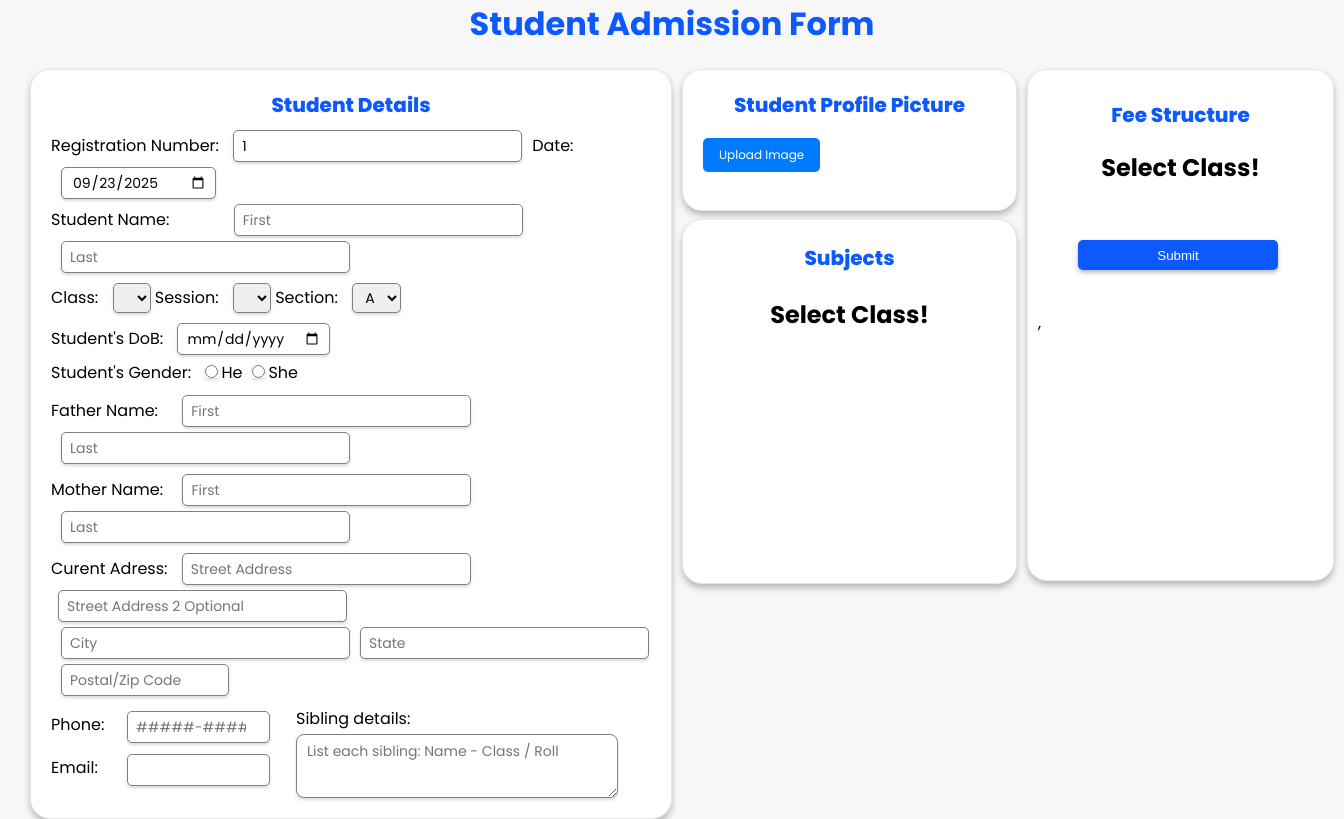
The app's page /admin/students_reg.php, older data.
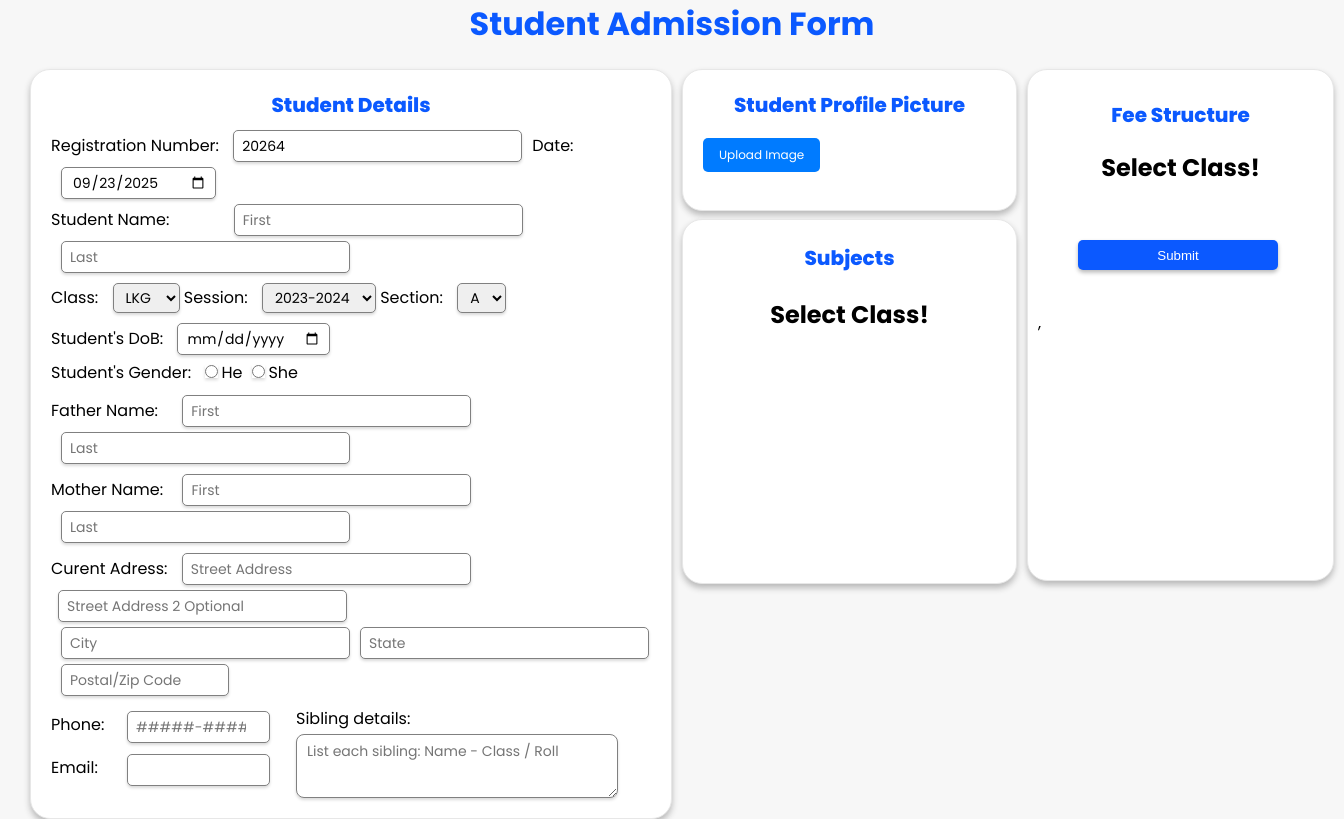
The same page, newer data.
### tables this page shows
CREATE TABLE `setting_tb_std` (
  `s_reg_no` int(5) NOT NULL,
  `st_1` varchar(50) NOT NULL,
  `st_2` varchar(50) NOT NULL,
  `st_3` varchar(50) NOT NULL
);

### admin/students_reg.php (the view, shortened to what this page needs)
<?php
$conn = mysqli_connect("localhost","root","","school");
$sql2 = "SELECT s_reg_no FROM setting_tb_std";
$result1 = mysqli_query($conn, $sql2);
while($row1=mysqli_fetch_array ($result1)){
  $reg_no = $row1['s_reg_no'];
}
$sql = "SELECT * FROM classes";
$result = mysqli_query($conn, $sql);
$sql3 = "SELECT distinct st_Session FROM fee_struct";
$result3 = mysqli_query($conn, $sql3);
?>
<!DOCTYPE html>
<html lang="en">
<head>
  <link rel="stylesheet" href="students_reg.css">
</head>
<body>
  <h1 class="heading">Student Admission Form</h1>
  <form  action="s_insert.php" method="POST" enctype="multipart/form-data">
  <div class="parent">
    <div class="div1">
      <div class="form_div">
      <p style="text-align: center;">Student Details</p>
      <div>
        <label for="no">Registration Number:</label>
        <input type="text" name="REG_NO" value="<?php echo $reg_no + 1 ;?>" readonly="readonly" required><label for="current-date-input" style="margin-left:10px;">Date:</label><input name="current-date-input" type="date" id="current-date-input" style="padding-left: 10px;"><br>
        <label for="sn">Student Name:</label>
        <input style="margin-left:60px;" type="text" name="SNf" placeholder="First" required><input type="text" name="SNl" placeholder="Last" required><br>
      </div>
        <div>
        <label for="class_nm1">Class:</label>
        <select name="class_nm1" id="class_nm1" onchange="class_set()" required>
        <?php while($rows = mysqli_fetch_array($result)){?>
          <option value="<?php echo $rows ["class_id"];?>"><?php echo $rows ["class_name"];?> </option>
          <?php }?>
        </select>
        <label for="class_nm2">Session:</label>
        <select name="class_nm2" id="class_nm2" onchange="class_set()" required>
        <?php while($rows3 = mysqli_fetch_array($result3)){
          ?>
          <option value="<?php echo $rows3 ["st_Session"];?>"><?php echo $rows3 ["st_Session"];?> </option><?php }?>
        </select>
        <label for="Section">Section:</label>
        <select name="Section" required>
            <option value="A">A</option>
        </select><br></div>
        <div>
        <label for="DOB">Student's DoB:</label>
        <input type="date" name="DOB" required><br></div>
        <div>
        <label for="Gender">Student's Gender:</label>
        <input style="height: auto;" type="radio" name="Gender" value="He" required>He<input style="height: auto;" type="radio" name="Gender" value="She" required>She<br></div>
        <div>
        <label for="Father">Father Name:</label>
        <input style="margin-left:20px;" type="text" name="Fatherf" placeholder="First" required><input type="text" name="Fatherl" placeholder="Last" required><br>
        </div>
        <div>
        <label for="Motherf">Mother Name:</label>
        <input style="margin-left:15px;" type="text" name="Motherf" placeholder="First" required><input type="text" name="Motherl" placeholder="Last" required><br>
        </div>
        <div>
        <label for="Address">Curent Adress:</label>
        <input type="text" name="StreetAD" placeholder="Street Address" required>
        <input style="margin-left:7px;" type="text" name="StreetADs" placeholder="Street Address 2 Optional" ><br>
        <input type="text" name="City" placeholder="City"><input type="text" name="State" placeholder="State" required>
        <input style="width:150px" type="text" name="Postal" placeholder="Postal/Zip Code" required><br>
      </div>
      <div class="contact-sibling-wrapper">
        <div class="contact-fields">
          <div>
            <label for="Phone">Phone:</label>
            <input type="number" name="Phone" placeholder="#####-#####" required>
          </div>
          <div>
            <label for="Email">Email:</label>
            <input name="Email" type="email" required>
          </div>
        </div>
        <div class="sibling-details">
          <label for="SiblingDetails">Sibling details:</label>
          <textarea name="SiblingDetails" id="SiblingDetails" rows="4" placeholder="List each sibling: Name - Class / Roll"></textarea>
        </div>
      </div>
      </div>
        </div>
        <div style="width: 335px; height: 200px;">
        <div class="div2">
          <p style="text-align: center;">Student Profile Picture</p>
          <div class="pic">
            <div>
        <label for="Fileupload" class="custom-file-button">Upload Image</label>
        </div>
        </div>
        </div>
        <div class="subjects">
        <table>
          <thread>
            <th style="width: 250px; color: #0b59ffff; font-size: 20px; font-weight: 800; margin-top: 0px; margin-bottom: 0px; text-align: center;">Subjects</th>
          </thread>
          <tbody id ="ans"><td><h2 align="center">Select Class!</h2></td> </tbody>
        </table>
        </div>
        </div>
        <div class="div3">
        <div id="fees"><p class="fee_p">Fee Structure</p>
        <h2 align="center">Select Class!</h2><br>
      </div>
      <button>Submit</button>
    </form>
    <div>
</body>
</html> ,

### admin/students_reg.css (style rules this page uses)
body { box-sizing: border-box; background-color: #f7f7f7ff; color: black; font-family: "Poppins", sans-serif; font-weight: 400; font-style: normal; height: 640px; margin: 0px; }
.heading { margin-top: 0; color: #0b59ff; text-align: center; }
p { color: #0b59ff; font-size: 20px; font-weight: 800; margin: 0; }
label { text-align: left; }
.form_div { text-align: left; padding: 20px; border: 1px solid #e7e7e7; background-color: #fff; box-shadow: 0 4px 6px #b9b9b9; border-radius: 20px; margin-left: 30px; width: 600px; display: flex; flex-direction: column; gap: 5px; }
button { margin: 40px; margin-top: 10px !important; background-color: #0b59ff; box-shadow: 0 2.5px 4px #b9b9b9; font-weight: 500; border-radius: 5px; color: #fff; border: none; height: 30px; width: 200px; cursor: pointer; }
input, textarea, select { border-radius: 5px; border: 1px solid gray; height: 30px; margin-left: 10px; margin-top: 5px; box-shadow: 0 2px 3px rgb(218, 218, 218); font-family: inherit; font-size: 14px; padding: 0 8px; }
textarea { height: auto; min-height: 70px; resize: vertical; padding: 6px 10px; }
.parent { display: grid; grid-template-columns: repeat(3, 1fr); grid-template-rows: repeat(2, 1fr); gap: 10px; height: 560px; }
.div1 { grid-row: span 2 / span 2; }
.div2 { grid-row: span 2 / span 2; width: auto; height: 100px; margin: 0; padding: 20px; border: 1px solid #e7e7e7; background: #fff; box-shadow: 0 4px 6px #b9b9b9; border-radius: 20px; }
.custom-file-button { font-size: 12px; margin-top: 18px; text-align: center; display: inline-block; background: #007bff; color: #fff; padding: 8px 16px; border-radius: 5px; cursor: pointer; }
.subjects { margin-top: 8px; height: 303px; padding: 40px; padding-top: 20px !important; text-align: left; border: 1px solid #e7e7e7; background: #fff; box-shadow: 0 4px 6px #b9b9b9; border-radius: 20px; width: auto; }
.div3 { grid-row: span 2 / span 2; text-align: left; border: 1px solid #e7e7e7; background: #fff; box-shadow: 0 4px 6px #b9b9b9; border-radius: 20px; width: 285px; height: 490px; padding: 10px !important; }
.fee_p { margin-top: 20px; text-align: center; }
.pic { display: flex; }
.contact-sibling-wrapper { display: flex; flex-wrap: nowrap; gap: 16px; align-items: flex-start; margin-top: 5px; }
.contact-fields { display: flex; flex-direction: column; gap: 6px; flex: 0 0 205px; }
.contact-fields > div { display: flex; align-items: center; }
.contact-fields > div label { display: inline-block; width: 70px; margin: 0; }
.contact-fields > div input { width: 125px; margin-left: 6px; }
.sibling-details { display: flex; flex-direction: column; flex: 1; min-width: 220px; }
.sibling-details label { font-weight: 400; margin-bottom: 3px; margin-left: 10px; }
.sibling-details textarea { width: 300px; margin-top: 0; border-radius: 8px; padding: 6px 10px; resize: vertical; min-height: 10px; max-height: 50px; box-shadow: 0 2px 3px rgb(218, 218, 218); border: 1px solid gray; }

Row changes from the older to the newer data that the page shows:
added setting_tb_std: REG_NO "20264"
Text that changed along with them:
form field class_nm1: (not shown) → "LKG"
form field class_nm2: (not shown) → "2023-2024"
form field REG_NO: "1" → (not shown)
